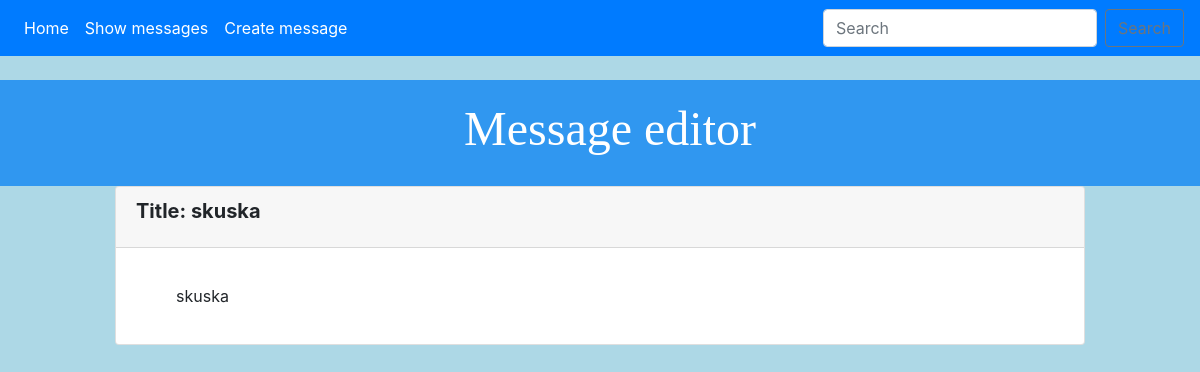
The app's page /show_message/2, older data.
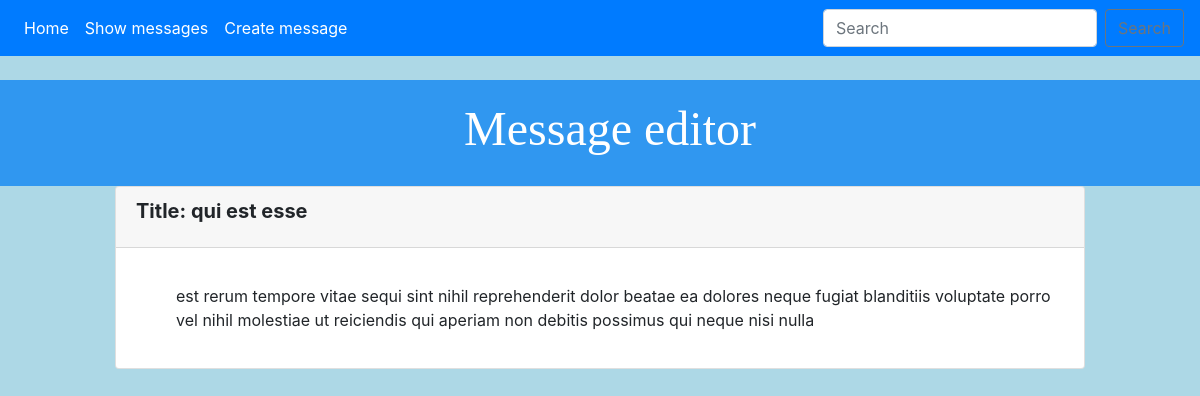
The same page, newer data.
### message_editor/models.py (models this page shows, shortened)
class Message(models.Model):
    id = models.PositiveIntegerField(primary_key=True)
    userId = models.IntegerField()
    title = models.CharField(max_length=200)
    body = models.CharField(max_length=200)

### message_editor/views.py (the view)
# urls.py: path('show_message/<id>', views.show_message, name='show-message'),
def show_message(request, id):
    message = Message.objects.get(pk = id)
    return render(request, 'message_editor/show_message.html', {'message': message})

### message_editor/templates/message_editor/show_message.html
{% extends 'message_editor/base.html' %}
{% block content %}
<div class = "card">
	<div class = "card-header">
		  <h5 class="card-title">
			  <span style="font-weight:bold">Title: {{message.title }}</span>
		</h5>
	</div>
	<div class ="card-body">
		<p class = card-text>
    <ul>
	{{ message.body }}
   </ul>
</p>
</div>
	{% endblock %}

Row changes from the older to the newer data that the page shows:
changed Message: title "skuska" → "qui est esse"; body "skuska" → "est rerum tempore vitae sequi sint nihil reprehenderit dolor beatae ea dolores neque fugiat blanditiis voluptate porro vel nihil molestiae ut reiciendis qui aperiam non debitis possimus qui neque nisi nulla"
